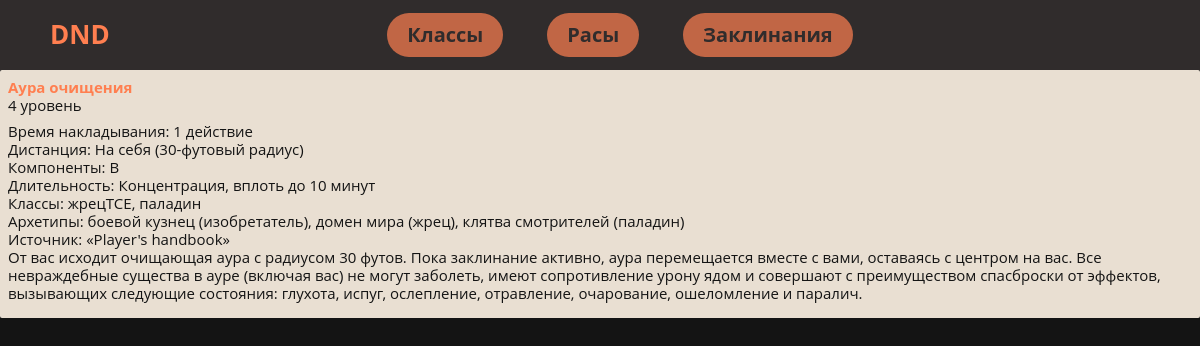
Page /spells_description/3 on the committed database.
### dnd_wiki/models.py (models this page shows, shortened)
class Spell(models.Model):
    name = models.CharField(null=True, blank=True, default="default title", max_length=200)
    lvl = models.CharField(null=True, blank=True, default="default title", max_length=200)
    companent = models.CharField(null=True, blank=True, default="default title", max_length=200)
    description = models.TextField(null=True, blank=True, default="default title")

### dnd_wiki/views.py (the view)
# urls.py: path('spells_description/<str:pk>', views.single_spell, name='single_spell'),
def single_spell(request, pk):
    spell_obj = Spell.objects.get(id=pk)
    spells = Spell.objects.all()
    context = {'so': spell_obj, 'spells': spells}
    return render(request, 'dnd_wiki/spell_description.html', context)

### dnd_wiki/templates/dnd_wiki/spell_description.html (shortened to what this page needs)
{% extends 'dnd_wiki/base.html' %}
{% block content %}
<div class="cards-wrapper">
    <div class="paper-1 card active">
        <div class="card-wrapper">
            <div class="card-header"><h2 class="card-title">{{so.name}}</span></h2>
            </div>
            <div class="card-body new-article" itemprop="articleBody">
                <ul class="params">
                    <li class="size-type-alignment">{{so.lvl}} уровень </li>
                    <p>{{so.description|linebreaks}}</p>
                </ul>
            </div>
        </div>
    </div>
</div>
{% endblock %}

### dnd_wiki/static/styles/style.css (style rules this page uses)
h2 { color: coral; }
abbr, address, article, aside, audio, b, blockquote, body, body div, caption, cite, code, dd, del, details, dfn, dl, dt, em, fieldset, figure, form, h1, h2, h3, h4, h5, h6, html, i, iframe, img, ins, kbd, label, legend, li, mark, menu, nav, object, ol, p, pre, q, samp, section, small, span, strong, sub, summary, sup, table, tbody, td, tfoot, th, thead, time, tr, ul, var, video { margin: 0; padding: 0; border: 0; font-size: 100%; vertical-align: baseline; background: 0 0; }
.card-body p { padding: 0; margin: 0 0 8px; }
.card { position: relative; }
.card { padding: 0; margin: 0 0 8px; z-index: 2; }
.paper-1 { padding: 8px; border-radius: 2px; }
.card-type, .paper-1 { background-color: #e9dfd2; }
body { font-family: "Open Sans",sans-serif; font-size: 15px; line-height: 1.2; font-weight: 400; color: #141414; display: flex; flex-direction: column; flex-wrap: nowrap; justify-content: flex-start; align-content: stretch; align-items: stretch; min-height: 100vh; position: relative; background-color: #141414; }

### rows in the picture
Spell: name "Аура очищения", lvl "4", description "Время накладывания: 1 действие Дистанция: На себя (30-футовый радиус) Компоненты: В Длительность: Концентрация, вплоть до 10 минут Классы: жрецTCE, паладин Архетипы: боевой кузнец (изобретатель), домен мира (жрец), клятва смотрителей (паладин) Источник: «Player's handbook» От вас исходит очищающая аура с радиусом 30 футов. Пока заклинание активно, аура перемещается вместе с вами, оставаясь с центром на вас. Все невраждебные существа в ауре (включая вас) не могут заболеть, имеют сопротивление урону ядом и совершают с преимуществом спасброски от эффектов, вызывающих следующие состояния: глухота, испуг, ослепление, отравление, очарование, ошеломление и паралич."
